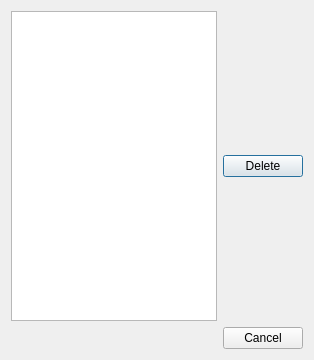
<?xml version="1.0" encoding="UTF-8"?>
<ui version="4.0">
 <class>manageConfigDialog</class>
 <widget class="QDialog" name="manageConfigDialog">
  <property name="geometry">
   <rect>
    <x>0</x>
    <y>0</y>
    <width>314</width>
    <height>360</height>
   </rect>
  </property>
  <property name="windowTitle">
   <string>Manage Configurations</string>
  </property>
  <layout class="QVBoxLayout" name="verticalLayout">
   <item>
    <layout class="QHBoxLayout" name="horizontalLayout">
     <item>
      <widget class="QListWidget" name="namesListWidget">
       <property name="selectionMode">
        <enum>QAbstractItemView::ExtendedSelection</enum>
       </property>
      </widget>
     </item>
     <item>
      <widget class="QPushButton" name="deletePushButton">
       <property name="text">
        <string>Delete</string>
       </property>
      </widget>
     </item>
    </layout>
   </item>
   <item>
    <widget class="QDialogButtonBox" name="buttonBox">
     <property name="orientation">
      <enum>Qt::Horizontal</enum>
     </property>
     <property name="standardButtons">
      <set>QDialogButtonBox::Cancel</set>
     </property>
    </widget>
   </item>
  </layout>
 </widget>
 <resources/>
 <connections>
  <connection>
   <sender>buttonBox</sender>
   <signal>accepted()</signal>
   <receiver>manageConfigDialog</receiver>
   <slot>accept()</slot>
   <hints>
    <hint type="sourcelabel">
     <x>248</x>
     <y>254</y>
    </hint>
    <hint type="destinationlabel">
     <x>157</x>
     <y>274</y>
    </hint>
   </hints>
  </connection>
  <connection>
   <sender>buttonBox</sender>
   <signal>rejected()</signal>
   <receiver>manageConfigDialog</receiver>
   <slot>reject()</slot>
   <hints>
    <hint type="sourcelabel">
     <x>316</x>
     <y>260</y>
    </hint>
    <hint type="destinationlabel">
     <x>286</x>
     <y>274</y>
    </hint>
   </hints>
  </connection>
 </connections>
</ui>
